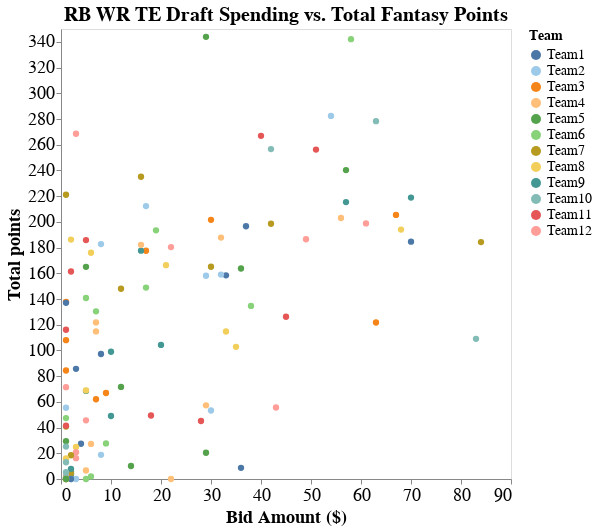

Notebook cell for this chart:
### Markdown cell above
This is a scatterplot of Draft Auction Spending (x-axis) versus Total (Fantasy) Points (y-axis) on the whole 17 week season. Players in the upper left of the plot represent low cost, high value "draft steals", and players in the lower right of the plot represent high cost, low value "busts".

Hover your cursor over the datapoint to learn more about the player, who drafted them, at what price, and their stint on the respective team that drafted them. The stint is the specific weeks in which the player was rostered on the fantasy team, but not necessarily started.

Looking at the upper left part of the scatterplot, we see that Cooper Kupp, Ja'Marr Chase, and Leonard Fournette were huge steals in the draft. The biggest busts were Christian McCaffrey and Saquon Barkley.

### Code cell
chart

### Figure 1 — Vega-Lite specification as saved in the notebook (floating-point values rounded to 4 significant figures)
{"config": {"view": {"continuousWidth": 400, "continuousHeight": 300}, "axis": {"labelFontSize": 18, "titleFontSize": 18}, "legend": {"labelFontSize": 14, "titleFontSize": 14}, "title": {"fontSize": 20}}, "data": {"name": "data-5f46aa601d0e5045f79a2876f4592bba"}, "mark": {"type": "circle", "size": 40}, "encoding": {"color": {"condition": {"type": "nominal", "field": "Team", "scale": {"scheme": "tableau20"}, "sort": ["Team1", "Team2", "Team3", "Team4", "Team5", "Team6", "Team7", "Team8", "Team9", "Team10", "Team11", "Team12"], "selection": "selector010"}, "value": "lightgray"}, "opacity": {"condition": {"value": 1, "selection": "selector010"}, "value": 0.1}, "tooltip": [{"type": "nominal", "field": "Player-info"}, {"type": "nominal", "field": "Team"}, {"type": "quantitative", "field": "Bid Amount ($)"}, {"type": "quantitative", "field": "Total points"}, {"type": "nominal", "field": "Stint (wks)"}], "x": {"type": "quantitative", "axis": {"grid": false}, "field": "Bid Amount ($)"}, "y": {"type": "quantitative", "axis": {"grid": false}, "field": "Total points"}}, "height": 450, "selection": {"selector010": {"type": "multi", "fields": ["Team"], "bind": "legend"}}, "title": "RB WR TE Draft Spending vs. Total Fantasy Points", "width": 450, "$schema": "https://vega.github.io/schema/vega-lite/v4.8.1.json", "datasets": {"data-5f46aa601d0e5045f79a2876f4592bba": [{"Player": "Derrick Henry", "Position": "RB", "Team": "Team7", "ProTeam": "TEN", "Action": "DRAFT", "Bid Amount ($)": 84, "Stint (wks)": [1, 2, 3, 4, 5, 6, 7, 8], "Total points": 184.3, "Player-info": "Derrick Henry, RB (TEN)"}, {"Player": "Christian McCaffrey", "Position": "RB", "Team": "Team10", "ProTeam": "CAR", "Action": "DRAFT", "Bid Amount ($)": 83, "Stint (wks)": [1, 2, 3, 4, 5, 6, 7, 8, 9, 10, 11, 12], "Total points": 109.0, "Player-info": "Christian McCaffrey, RB (CAR)"}, {"Player": "Ezekiel Elliott", "Position": "RB", "Team": "Team9", "ProTeam": "DAL", "Action": "DRAFT", "Bid Amount ($)": 70, "Stint (wks)": [1, 2, 3, 4, 5, 6, 8, 9, 10, 11, 12, 13, 14, 15, 16, 17, 18, 19], "Total points": 218.9, "Player-info": "Ezekiel Elliott, RB (DAL)"}, {"Player": "Dalvin Cook", "Position": "RB", "Team": "Team1", "ProTeam": "MIN", "Action": "DRAFT", "Bid Amount ($)": 70, "Stint (wks)": [1, 2, 3, 4, 5, 6, 8, 9, 10, 11, 12, 13, 14, 15, 16, 17, 18], "Total points": 184.6, "Player-info": "Dalvin Cook, RB (MIN)"}, {"Player": "Alvin Kamara", "Position": "RB", "Team": "Team8", "ProTeam": "NO", "Action": "DRAFT", "Bid Amount ($)": 68, "Stint (wks)": [1, 2, 3, 4, 5, 7, 8, 9, 10, 11, 12, 13, 14, 15, 16, 17, 18], "Total points": 194.0, "Player-info": "Alvin Kamara, RB (NO)"}, {"Player": "Travis Kelce", "Position": "TE", "Team": "Team3", "ProTeam": "KC", "Action": "DRAFT", "Bid Amount ($)": 67, "Stint (wks)": [1, 2, 3, 4, 5, 6, 7, 8, 9, 10, 11, 13, 14, 15, 16, 17, 18, 19, 20, 21], "Total points": 205.4, "Player-info": "Travis Kelce, TE (KC)"}, {"Player": "Saquon Barkley", "Position": "RB", "Team": "Team3", "ProTeam": "NYG", "Action": "DRAFT", "Bid Amount ($)": 63, "Stint (wks)": [1, 2, 3, 4, 5, 6, 7, 8, 9, 11, 12, 13, 14, 15, 16, 17, 18], "Total points": 121.7, "Player-info": "Saquon Barkley, RB (NYG)"}, {"Player": "Davante Adams", "Position": "WR", "Team": "Team10", "ProTeam": "GB", "Action": "DRAFT", "Bid Amount ($)": 63, "Stint (wks)": [1, 2, 3, 4, 5, 6, 7, 8, 9, 10, 11, 12, 14, 15, 16, 17, 18, 20], "Total points": 278.3, "Player-info": "Davante Adams, WR (GB)"}, {"Player": "Nick Chubb", "Position": "RB", "Team": "Team12", "ProTeam": "CLE", "Action": "DRAFT", "Bid Amount ($)": 61, "Stint (wks)": [1, 2, 3, 4, 5, 6, 7, 8, 9, 10, 11, 12, 14, 15, 16, 17, 18], "Total points": 198.8, "Player-info": "Nick Chubb, RB (CLE)"}, {"Player": "Jonathan Taylor", "Position": "RB", "Team": "Team6", "ProTeam": "IND", "Action": "DRAFT", "Bid Amount ($)": 58, "Stint (wks)": [1, 2, 3, 4, 5, 6, 7, 8, 9, 10, 11, 12, 13, 15, 16, 17, 18], "Total points": 342.1, "Player-info": "Jonathan Taylor, RB (IND)"}, {"Player": "Tyreek Hill", "Position": "WR", "Team": "Team5", "ProTeam": "KC", "Action": "DRAFT", "Bid Amount ($)": 57, "Stint (wks)": [1, 2, 3, 4, 5, 6, 7, 8, 9, 10, 11, 13, 14, 15, 16, 17, 18, 19, 20, 21], "Total points": 240.3, "Player-info": "Tyreek Hill, WR (KC)"}, {"Player": "Stefon Diggs", "Position": "WR", "Team": "Team9", "ProTeam": "BUF", "Action": "DRAFT", "Bid Amount ($)": 57, "Stint (wks)": [1, 2, 3, 4, 5, 6, 8, 9, 10, 11, 12, 13, 14, 15, 16, 17, 18, 19, 20], "Total points": 215.4, "Player-info": "Stefon Diggs, WR (BUF)"}, {"Player": "Aaron Jones", "Position": "RB", "Team": "Team4", "ProTeam": "GB", "Action": "DRAFT", "Bid Amount ($)": 56, "Stint (wks)": [1, 2, 3, 4, 5, 6, 7, 8, 9, 10, 11, 12, 14, 15, 16, 17, 18, 20], "Total points": 203.0, "Player-info": "Aaron Jones, RB (GB)"}, {"Player": "Austin Ekeler", "Position": "RB", "Team": "Team2", "ProTeam": "LAC", "Action": "DRAFT", "Bid Amount ($)": 54, "Stint (wks)": [1, 2, 3, 4, 5, 6, 8, 9, 10, 11, 12, 13, 14, 15, 16, 17, 18], "Total points": 282.4, "Player-info": "Austin Ekeler, RB (LAC)"}, {"Player": "Najee Harris", "Position": "RB", "Team": "Team11", "ProTeam": "PIT", "Action": "DRAFT", "Bid Amount ($)": 51, "Stint (wks)": [1, 2, 3, 4, 5, 6, 8, 9, 10, 11, 12, 13, 14, 15, 16, 17, 18, 19], "Total points": 256.2, "Player-info": "Najee Harris, RB (PIT)"}, {"Player": "Antonio Gibson", "Position": "RB", "Team": "Team12", "ProTeam": "WSH", "Action": "DRAFT", "Bid Amount ($)": 49, "Stint (wks)": [1, 2, 3, 4, 5, 6, 7, 8, 10, 11, 12, 13, 14, 15, 16, 17, 18], "Total points": 186.5, "Player-info": "Antonio Gibson, RB (WSH)"}, {"Player": "DeAndre Hopkins", "Position": "WR", "Team": "Team11", "ProTeam": "ARI", "Action": "DRAFT", "Bid Amount ($)": 45, "Stint (wks)": [1, 2, 3, 4, 5, 6, 7, 8, 9, 10, 11, 13, 14, 15, 16, 17, 18, 19], "Total points": 126.2, "Player-info": "DeAndre Hopkins, WR (ARI)"}, {"Player": "Calvin Ridley", "Position": "WR", "Team": "Team12", "ProTeam": "ATL", "Action": "DRAFT", "Bid Amount ($)": 43, "Stint (wks)": [1, 2, 3, 4, 5, 7, 8, 9, 10, 11, 12, 13], "Total points": 55.6, "Player-info": "Calvin Ridley, WR (ATL)"}, {"Player": "Justin Jefferson", "Position": "WR", "Team": "Team10", "ProTeam": "MIN", "Action": "DRAFT", "Bid Amount ($)": 42, "Stint (wks)": [1, 2, 3, 4, 5, 6, 8, 9, 10, 11, 12, 13, 14, 15, 16, 17, 18], "Total points": 256.6, "Player-info": "Justin Jefferson, WR (MIN)"}, {"Player": "DK Metcalf", "Position": "WR", "Team": "Team7", "ProTeam": "SEA", "Action": "DRAFT", "Bid Amount ($)": 42, "Stint (wks)": [1, 2, 3, 4, 5, 6, 7, 8, 10, 11, 12, 13, 14, 15, 16, 17, 18], "Total points": 198.5, "Player-info": "DK Metcalf, WR (SEA)"}, {"Player": "Joe Mixon", "Position": "RB", "Team": "Team11", "ProTeam": "CIN", "Action": "DRAFT", "Bid Amount ($)": 40, "Stint (wks)": [1, 2, 3, 4, 5, 6, 7, 8, 9, 11, 12, 13, 14, 15, 16, 17, 18, 19, 20, 21, 22], "Total points": 266.9, "Player-info": "Joe Mixon, RB (CIN)"}, {"Player": "A.J. Brown", "Position": "WR", "Team": "Team6", "ProTeam": "TEN", "Action": "DRAFT", "Bid Amount ($)": 38, "Stint (wks)": [1, 2, 3, 4, 5, 6, 7, 8, 9, 10, 11, 12, 14, 15, 16, 17, 18, 20], "Total points": 134.6, "Player-info": "A.J. Brown, WR (TEN)"}, {"Player": "Keenan Allen", "Position": "WR", "Team": "Team1", "ProTeam": "LAC", "Action": "DRAFT", "Bid Amount ($)": 37, "Stint (wks)": [1, 2, 3, 4, 5, 6, 8, 9, 10, 11, 12, 13, 14, 15, 16, 17, 18], "Total points": 196.6, "Player-info": "Keenan Allen, WR (LAC)"}, {"Player": "Terry McLaurin", "Position": "WR", "Team": "Team5", "ProTeam": "WSH", "Action": "DRAFT", "Bid Amount ($)": 36, "Stint (wks)": [1, 2, 3, 4, 5, 6, 7, 8, 10, 11, 12, 13, 14, 15, 16, 17, 18], "Total points": 163.7, "Player-info": "Terry McLaurin, WR (WSH)"}, {"Player": "Clyde Edwards-Helaire", "Position": "RB", "Team": "Team1", "ProTeam": "KC", "Action": "DRAFT", "Bid Amount ($)": 36, "Stint (wks)": [1], "Total points": 8.7, "Player-info": "Clyde Edwards-Helaire, RB (KC)"}, {"Player": "Darren Waller", "Position": "TE", "Team": "Team8", "ProTeam": "OAK", "Action": "DRAFT", "Bid Amount ($)": 35, "Stint (wks)": [1, 2, 3, 4, 5, 6, 7, 9, 10, 11, 12, 13, 14, 15, 16, 17, 18, 19], "Total points": 102.8, "Player-info": "Darren Waller, TE (OAK)"}, {"Player": "Robert Woods", "Position": "WR", "Team": "Team8", "ProTeam": "LAR", "Action": "DRAFT", "Bid Amount ($)": 33, "Stint (wks)": [1, 2, 3, 4, 5, 6, 7, 8, 9, 10], "Total points": 114.7, "Player-info": "Robert Woods, WR (LAR)"}, {"Player": "James Robinson", "Position": "RB", "Team": "Team1", "ProTeam": "JAX", "Action": "DRAFT", "Bid Amount ($)": 33, "Stint (wks)": [1, 2, 3, 4, 5, 6, 8, 9, 10, 11, 12, 13, 14, 15, 16, 17, 18], "Total points": 158.4, "Player-info": "James Robinson, RB (JAX)"}, {"Player": "George Kittle", "Position": "TE", "Team": "Team2", "ProTeam": "SF", "Action": "DRAFT", "Bid Amount ($)": 32, "Stint (wks)": [1, 2, 3, 4, 5, 7, 8, 9, 10, 11, 12, 13, 14, 15, 16, 17, 18, 19, 20, 21], "Total points": 159.0, "Player-info": "George Kittle, TE (SF)"}, {"Player": "CeeDee Lamb", "Position": "WR", "Team": "Team4", "ProTeam": "DAL", "Action": "DRAFT", "Bid Amount ($)": 32, "Stint (wks)": [1, 2, 3, 4, 5, 6, 8, 9, 10, 11, 12, 13, 14, 15, 16, 17, 18, 19], "Total points": 187.8, "Player-info": "CeeDee Lamb, WR (DAL)"}, {"Player": "David Montgomery", "Position": "RB", "Team": "Team7", "ProTeam": "CHI", "Action": "DRAFT", "Bid Amount ($)": 30, "Stint (wks)": [1, 2, 3, 4, 5, 6, 7, 8, 9, 11, 12, 13, 14, 15, 16, 17, 18], "Total points": 165.1, "Player-info": "David Montgomery, RB (CHI)"}, {"Player": "Mike Evans", "Position": "WR", "Team": "Team3", "ProTeam": "TB", "Action": "DRAFT", "Bid Amount ($)": 30, "Stint (wks)": [1, 2, 3, 4, 5, 6, 7, 8, 10, 11, 12, 13, 14, 15, 16, 17, 18, 19, 20], "Total points": 201.6, "Player-info": "Mike Evans, WR (TB)"}, {"Player": "Miles Sanders", "Position": "RB", "Team": "Team2", "ProTeam": "PHI", "Action": "DRAFT", "Bid Amount ($)": 30, "Stint (wks)": [1, 2, 3, 4, 5, 6, 7], "Total points": 53.3, "Player-info": "Miles Sanders, RB (PHI)"}, {"Player": "Cooper Kupp", "Position": "WR", "Team": "Team5", "ProTeam": "LAR", "Action": "DRAFT", "Bid Amount ($)": 29, "Stint (wks)": [1, 2, 3, 4, 5, 6, 7, 8, 9, 10, 12, 13, 14, 15, 16, 17, 18, 19, 20, 21, 22], "Total points": 343.9, "Player-info": "Cooper Kupp, WR (LAR)"}, {"Player": "D'Andre Swift", "Position": "RB", "Team": "Team5", "ProTeam": "DET", "Action": "DRAFT", "Bid Amount ($)": 29, "Stint (wks)": [1], "Total points": 20.4, "Player-info": "D'Andre Swift, RB (DET)"}, {"Player": "Allen Robinson II", "Position": "WR", "Team": "Team4", "ProTeam": "CHI", "Action": "DRAFT", "Bid Amount ($)": 29, "Stint (wks)": [1, 2, 3, 4, 5, 6, 7, 8, 9, 11, 12, 13, 14], "Total points": 57.3, "Player-info": "Allen Robinson II, WR (CHI)"}, {"Player": "Amari Cooper", "Position": "WR", "Team": "Team2", "ProTeam": "DAL", "Action": "DRAFT", "Bid Amount ($)": 29, "Stint (wks)": [1, 2, 3, 4, 5, 6, 8, 9, 10, 11, 12, 13, 14, 15, 16, 17, 18, 19], "Total points": 158.1, "Player-info": "Amari Cooper, WR (DAL)"}, {"Player": "Chris Carson", "Position": "RB", "Team": "Team11", "ProTeam": "SEA", "Action": "DRAFT", "Bid Amount ($)": 28, "Stint (wks)": [1, 2, 3, 4, 5, 6, 7, 8, 10, 11], "Total points": 45.1, "Player-info": "Chris Carson, RB (SEA)"}, {"Player": "Tyler Lockett", "Position": "WR", "Team": "Team12", "ProTeam": "SEA", "Action": "DRAFT", "Bid Amount ($)": 22, "Stint (wks)": [1, 2, 3, 4, 5, 6, 7, 8, 10, 11, 12, 13, 14, 15, 16, 17, 18], "Total points": 180.4, "Player-info": "Tyler Lockett, WR (SEA)"}, {"Player": "Gus Edwards", "Position": "RB", "Team": "Team4", "ProTeam": "BAL", "Action": "DRAFT", "Bid Amount ($)": 22, "Stint (wks)": [1, 2, 3], "Total points": 0.0, "Player-info": "Gus Edwards, RB (BAL)"}, {"Player": "Adam Thielen", "Position": "WR", "Team": "Team8", "ProTeam": "MIN", "Action": "DRAFT", "Bid Amount ($)": 21, "Stint (wks)": [1, 2, 3, 4, 5, 6, 8, 9, 10, 11, 12, 13, 14, 15, 16, 17, 18], "Total points": 166.3, "Player-info": "Adam Thielen, WR (MIN)"}, {"Player": "Odell Beckham Jr.", "Position": "WR", "Team": "Team9", "ProTeam": "LAR", "Action": "DRAFT", "Bid Amount ($)": 20, "Stint (wks)": [1, 2, 3, 4, 5, 6, 7, 8, 9, 10, 12, 13, 14, 15, 16, 17, 18, 19, 20, 21, 22], "Total points": 104.3, "Player-info": "Odell Beckham Jr., WR (LAR)"}, {"Player": "Chris Godwin", "Position": "WR", "Team": "Team6", "ProTeam": "TB", "Action": "DRAFT", "Bid Amount ($)": 19, "Stint (wks)": [1, 2, 3, 4, 5, 6, 7, 8, 10, 11, 12, 13, 14, 15, 16, 17, 18, 19, 20], "Total points": 193.4, "Player-info": "Chris Godwin, WR (TB)"}, {"Player": "Julio Jones", "Position": "WR", "Team": "Team11", "ProTeam": "TEN", "Action": "DRAFT", "Bid Amount ($)": 18, "Stint (wks)": [1, 2, 3, 4, 5, 6, 7, 8, 9, 10, 11, 12, 14, 15], "Total points": 49.4, "Player-info": "Julio Jones, WR (TEN)"}, {"Player": "DJ Moore", "Position": "WR", "Team": "Team3", "ProTeam": "CAR", "Action": "DRAFT", "Bid Amount ($)": 17, "Stint (wks)": [1, 2, 3, 4, 5, 6, 7, 8, 9, 10, 11, 12, 14, 15, 16, 17, 18], "Total points": 177.5, "Player-info": "DJ Moore, WR (CAR)"}, {"Player": "Diontae Johnson", "Position": "WR", "Team": "Team2", "ProTeam": "PIT", "Action": "DRAFT", "Bid Amount ($)": 17, "Stint (wks)": [1, 2, 3, 4, 5, 6, 8, 9, 10, 11, 12, 13, 14, 15, 16, 17, 18, 19], "Total points": 212.3, "Player-info": "Diontae Johnson, WR (PIT)"}, {"Player": "Darrell Henderson Jr.", "Position": "RB", "Team": "Team6", "ProTeam": "LAR", "Action": "DRAFT", "Bid Amount ($)": 17, "Stint (wks)": [1, 2, 3, 4, 5, 6, 7, 8, 9, 10, 12, 13, 14, 15, 16, 17, 18, 19, 20, 21, 22], "Total points": 148.9, "Player-info": "Darrell Henderson Jr., RB (LAR)"}, {"Player": "Josh Jacobs", "Position": "RB", "Team": "Team9", "ProTeam": "OAK", "Action": "DRAFT", "Bid Amount ($)": 16, "Stint (wks)": [1, 2, 3, 4, 5, 6, 7, 9, 10, 11, 12, 13, 14, 15, 16, 17, 18, 19], "Total points": 177.6, "Player-info": "Josh Jacobs, RB (OAK)"}, {"Player": "Mark Andrews", "Position": "TE", "Team": "Team7", "ProTeam": "BAL", "Action": "DRAFT", "Bid Amount ($)": 16, "Stint (wks)": [1, 2, 3, 4, 5, 6, 7, 9, 10, 11, 12, 13, 14, 15, 16, 17, 18], "Total points": 235.1, "Player-info": "Mark Andrews, TE (BAL)"}, {"Player": "Tee Higgins", "Position": "WR", "Team": "Team4", "ProTeam": "CIN", "Action": "DRAFT", "Bid Amount ($)": 16, "Stint (wks)": [1, 2, 3, 4, 5, 6, 7, 8, 9, 11, 12, 13, 14, 15, 16, 17, 18, 19, 20, 21, 22], "Total points": 182.1, "Player-info": "Tee Higgins, WR (CIN)"}, {"Player": "Myles Gaskin", "Position": "RB", "Team": "Team5", "ProTeam": "MIA", "Action": "DRAFT", "Bid Amount ($)": 14, "Stint (wks)": [1], "Total points": 10.1, "Player-info": "Myles Gaskin, RB (MIA)"}, {"Player": "DeVonta Smith", "Position": "WR", "Team": "Team7", "ProTeam": "PHI", "Action": "DRAFT", "Bid Amount ($)": 12, "Stint (wks)": [1, 2, 3, 4, 5, 6, 7, 8, 9, 10, 11, 12, 13, 15, 16, 17, 18, 19], "Total points": 148.0, "Player-info": "DeVonta Smith, WR (PHI)"}, {"Player": "Mike Davis", "Position": "RB", "Team": "Team5", "ProTeam": "ATL", "Action": "DRAFT", "Bid Amount ($)": 12, "Stint (wks)": [1, 2, 3, 4, 5, 7, 8, 9, 10, 11, 12], "Total points": 71.6, "Player-info": "Mike Davis, RB (ATL)"}, {"Player": "Kareem Hunt", "Position": "RB", "Team": "Team9", "ProTeam": "CLE", "Action": "DRAFT", "Bid Amount ($)": 10, "Stint (wks)": [1, 2, 3, 4, 5, 6, 7, 8, 9, 10, 11, 12, 14, 15, 16, 17, 18], "Total points": 99.0, "Player-info": "Kareem Hunt, RB (CLE)"}, {"Player": "Tyler Boyd", "Position": "WR", "Team": "Team9", "ProTeam": "CIN", "Action": "DRAFT", "Bid Amount ($)": 10, "Stint (wks)": [1, 2, 3, 4, 5, 6], "Total points": 49.0, "Player-info": "Tyler Boyd, WR (CIN)"}, {"Player": "Logan Thomas", "Position": "TE", "Team": "Team6", "ProTeam": "WSH", "Action": "DRAFT", "Bid Amount ($)": 9, "Stint (wks)": [1, 2, 3, 4, 5], "Total points": 27.7, "Player-info": "Logan Thomas, TE (WSH)"}, {"Player": "Kenny Golladay", "Position": "WR", "Team": "Team3", "ProTeam": "NYG", "Action": "DRAFT", "Bid Amount ($)": 9, "Stint (wks)": [1, 2, 3, 4, 5, 6, 7, 8, 9, 11, 12, 13, 14, 15, 16, 17, 18], "Total points": 66.9, "Player-info": "Kenny Golladay, WR (NYG)"}, {"Player": "Robby Anderson", "Position": "WR", "Team": "Team2", "ProTeam": "CAR", "Action": "DRAFT", "Bid Amount ($)": 8, "Stint (wks)": [1, 2, 3], "Total points": 18.8, "Player-info": "Robby Anderson, WR (CAR)"}, {"Player": "Courtland Sutton", "Position": "WR", "Team": "Team1", "ProTeam": "DEN", "Action": "DRAFT", "Bid Amount ($)": 8, "Stint (wks)": [1, 2, 3, 4, 5, 6, 7, 8, 9, 10], "Total points": 97.2, "Player-info": "Courtland Sutton, WR (DEN)"}, {"Player": "Brandin Cooks", "Position": "WR", "Team": "Team2", "ProTeam": "HOU", "Action": "DRAFT", "Bid Amount ($)": 8, "Stint (wks)": [1, 2, 3, 4, 5, 6, 7, 8, 9, 11, 12, 13, 14, 15, 16, 17, 18], "Total points": 182.7, "Player-info": "Brandin Cooks, WR (HOU)"}, {"Player": "Chase Edmonds", "Position": "RB", "Team": "Team4", "ProTeam": "ARI", "Action": "DRAFT", "Bid Amount ($)": 7, "Stint (wks)": [1, 2, 3, 4, 5, 6, 7, 8, 9, 10, 11, 13, 14, 15, 16, 17, 18, 19], "Total points": 121.8, "Player-info": "Chase Edmonds, RB (ARI)"}, {"Player": "Sony Michel", "Position": "RB", "Team": "Team6", "ProTeam": "LAR", "Action": "DRAFT", "Bid Amount ($)": 7, "Stint (wks)": [1, 2, 3, 4, 5, 6, 7, 8, 9, 10, 12, 13, 14, 15, 16, 17, 18, 19, 20, 21, 22], "Total points": 130.4, "Player-info": "Sony Michel, RB (LAR)"}, {"Player": "T.J. Hockenson", "Position": "TE", "Team": "Team4", "ProTeam": "DET", "Action": "DRAFT", "Bid Amount ($)": 7, "Stint (wks)": [1, 2, 3, 4, 5, 6, 7, 8, 10, 11, 12, 13, 14, 15, 16, 17, 18], "Total points": 114.8, "Player-info": "T.J. Hockenson, TE (DET)"}, {"Player": "Jerry Jeudy", "Position": "WR", "Team": "Team3", "ProTeam": "DEN", "Action": "DRAFT", "Bid Amount ($)": 7, "Stint (wks)": [1, 2, 3, 4, 5, 6, 7, 8, 9, 10, 12, 13, 14, 15, 16, 17, 18], "Total points": 62.0, "Player-info": "Jerry Jeudy, WR (DEN)"}, {"Player": "JuJu Smith-Schuster", "Position": "WR", "Team": "Team4", "ProTeam": "PIT", "Action": "DRAFT", "Bid Amount ($)": 6, "Stint (wks)": [1, 2, 3, 4, 5], "Total points": 27.3, "Player-info": "JuJu Smith-Schuster, WR (PIT)"}, {"Player": "Raheem Mostert", "Position": "RB", "Team": "Team6", "ProTeam": "SF", "Action": "DRAFT", "Bid Amount ($)": 6, "Stint (wks)": [1], "Total points": 2.0, "Player-info": "Raheem Mostert, RB (SF)"}, {"Player": "Javonte Williams", "Position": "RB", "Team": "Team8", "ProTeam": "DEN", "Action": "DRAFT", "Bid Amount ($)": 6, "Stint (wks)": [1, 2, 3, 4, 5, 6, 7, 8, 9, 10, 12, 13, 14, 15, 16, 17, 18], "Total points": 176.0, "Player-info": "Javonte Williams, RB (DEN)"}, {"Player": "William Fuller V", "Position": "WR", "Team": "Team4", "ProTeam": "MIA", "Action": "DRAFT", "Bid Amount ($)": 5, "Stint (wks)": [1, 2, 3, 4], "Total points": 6.6, "Player-info": "William Fuller V, WR (MIA)"}, {"Player": "Laviska Shenault Jr.", "Position": "WR", "Team": "Team12", "ProTeam": "JAX", "Action": "DRAFT", "Bid Amount ($)": 5, "Stint (wks)": [1, 2, 3, 4, 5, 6], "Total points": 45.6, "Player-info": "Laviska Shenault Jr., WR (JAX)"}, {"Player": "Damien Harris", "Position": "RB", "Team": "Team11", "ProTeam": "NE", "Action": "DRAFT", "Bid Amount ($)": 5, "Stint (wks)": [1, 2, 3, 4, 5, 6, 7, 8, 9, 10, 11, 12, 13, 15, 16, 17, 18, 19], "Total points": 185.8, "Player-info": "Damien Harris, RB (NE)"}, {"Player": "Noah Fant", "Position": "TE", "Team": "Team9", "ProTeam": "DEN", "Action": "DRAFT", "Bid Amount ($)": 5, "Stint (wks)": [1, 2, 3, 4, 5, 6, 7, 8], "Total points": 68.5, "Player-info": "Noah Fant, TE (DEN)"}, {"Player": "Chase Claypool", "Position": "WR", "Team": "Team8", "ProTeam": "PIT", "Action": "DRAFT", "Bid Amount ($)": 5, "Stint (wks)": [1, 2, 3, 4, 5, 6, 8, 9, 10], "Total points": 68.9, "Player-info": "Chase Claypool, WR (PIT)"}, {"Player": "Melvin Gordon III", "Position": "RB", "Team": "Team5", "ProTeam": "DEN", "Action": "DRAFT", "Bid Amount ($)": 5, "Stint (wks)": [1, 2, 3, 4, 5, 6, 7, 8, 9, 10, 12, 13, 14, 15, 16, 17, 18], "Total points": 165.0, "Player-info": "Melvin Gordon III, RB (DEN)"}, {"Player": "Michael Thomas", "Position": "WR", "Team": "Team6", "ProTeam": "NO", "Action": "DRAFT", "Bid Amount ($)": 5, "Stint (wks)": [1, 2, 3, 4, 5, 7, 8], "Total points": 0.0, "Player-info": "Michael Thomas, WR (NO)"}, {"Player": "Kyle Pitts", "Position": "TE", "Team": "Team6", "ProTeam": "ATL", "Action": "DRAFT", "Bid Amount ($)": 5, "Stint (wks)": [1, 2, 3, 4, 5, 7, 8, 9, 10, 11, 12, 13, 14, 15, 16, 17, 18], "Total points": 140.8, "Player-info": "Kyle Pitts, TE (ATL)"}, {"Player": "Deebo Samuel", "Position": "WR", "Team": "Team1", "ProTeam": "SF", "Action": "DRAFT", "Bid Amount ($)": 4, "Stint (wks)": [1], "Total points": 27.4, "Player-info": "Deebo Samuel, WR (SF)"}, {"Player": "Jarvis Landry", "Position": "WR", "Team": "Team2", "ProTeam": "CLE", "Action": "DRAFT", "Bid Amount ($)": 3, "Stint (wks)": [], "Total points": 0.0, "Player-info": "Jarvis Landry, WR (CLE)"}, {"Player": "Kenyan Drake", "Position": "RB", "Team": "Team8", "ProTeam": "OAK", "Action": "DRAFT", "Bid Amount ($)": 3, "Stint (wks)": [1, 2, 3, 4], "Total points": 24.9, "Player-info": "Kenyan Drake, RB (OAK)"}, {"Player": "Trey Sermon", "Position": "RB", "Team": "Team12", "ProTeam": "SF", "Action": "DRAFT", "Bid Amount ($)": 3, "Stint (wks)": [1, 2, 3, 4, 5], "Total points": 20.8, "Player-info": "Trey Sermon, RB (SF)"}, {"Player": "Corey Davis", "Position": "WR", "Team": "Team1", "ProTeam": "NYJ", "Action": "DRAFT", "Bid Amount ($)": 3, "Stint (wks)": [1, 2, 3, 4, 5, 7, 8, 9, 10, 11, 12], "Total points": 85.7, "Player-info": "Corey Davis, WR (NYJ)"}, {"Player": "Michael Carter", "Position": "RB", "Team": "Team12", "ProTeam": "NYJ", "Action": "DRAFT", "Bid Amount ($)": 3, "Stint (wks)": [1, 2, 3], "Total points": 16.2, "Player-info": "Michael Carter, RB (NYJ)"}, {"Player": "Ja'Marr Chase", "Position": "WR", "Team": "Team12", "ProTeam": "CIN", "Action": "DRAFT", "Bid Amount ($)": 3, "Stint (wks)": [1, 2, 3, 4, 5, 6, 7, 8, 9, 11, 12, 13, 14, 15, 16, 17, 18, 19, 20, 21, 22], "Total points": 268.5, "Player-info": "Ja'Marr Chase, WR (CIN)"}, {"Player": "Michael Gallup", "Position": "WR", "Team": "Team9", "ProTeam": "DAL", "Action": "DRAFT", "Bid Amount ($)": 2, "Stint (wks)": [1], "Total points": 5.6, "Player-info": "Michael Gallup, WR (DAL)"}, {"Player": "DJ Chark Jr.", "Position": "WR", "Team": "Team7", "ProTeam": "JAX", "Action": "DRAFT", "Bid Amount ($)": 2, "Stint (wks)": [1, 2], "Total points": 18.5, "Player-info": "DJ Chark Jr., WR (JAX)"}, {"Player": "Ronald Jones II", "Position": "RB", "Team": "Team9", "ProTeam": "TB", "Action": "DRAFT", "Bid Amount ($)": 2, "Stint (wks)": [1, 2], "Total points": 3.5, "Player-info": "Ronald Jones II, RB (TB)"}, {"Player": "Michael Pittman Jr.", "Position": "WR", "Team": "Team7", "ProTeam": "IND", "Action": "DRAFT", "Bid Amount ($)": 2, "Stint (wks)": [1], "Total points": 4.4, "Player-info": "Michael Pittman Jr., WR (IND)"}, {"Player": "James Conner", "Position": "RB", "Team": "Team9", "ProTeam": "ARI", "Action": "DRAFT", "Bid Amount ($)": 2, "Stint (wks)": [1, 2], "Total points": 7.9, "Player-info": "James Conner, RB (ARI)"}, {"Player": "Marquise Brown", "Position": "WR", "Team": "Team2", "ProTeam": "BAL", "Action": "DRAFT", "Bid Amount ($)": 2, "Stint (wks)": [], "Total points": 0.0, "Player-info": "Marquise Brown, WR (BAL)"}, {"Player": "Marvin Jones Jr.", "Position": "WR", "Team": "Team1", "ProTeam": "JAX", "Action": "DRAFT", "Bid Amount ($)": 2, "Stint (wks)": [], "Total points": 0.0, "Player-info": "Marvin Jones Jr., WR (JAX)"}, {"Player": "AJ Dillon", "Position": "RB", "Team": "Team11", "ProTeam": "GB", "Action": "DRAFT", "Bid Amount ($)": 2, "Stint (wks)": [1, 2, 3, 4, 5, 6, 7, 8, 9, 10, 11, 12, 14, 15, 16, 17, 18, 20], "Total points": 161.4, "Player-info": "AJ Dillon, RB (GB)"}, {"Player": "Mike Williams", "Position": "WR", "Team": "Team8", "ProTeam": "LAC", "Action": "DRAFT", "Bid Amount ($)": 2, "Stint (wks)": [1, 2, 3, 4, 5, 6, 8, 9, 10, 11, 12, 13, 14, 15, 16, 17, 18], "Total points": 186.2, "Player-info": "Mike Williams, WR (LAC)"}, {"Player": "Cole Beasley", "Position": "WR", "Team": "Team3", "ProTeam": "BUF", "Action": "DRAFT", "Bid Amount ($)": 1, "Stint (wks)": [1, 2, 3, 4, 5, 6, 8, 9, 10, 11, 12, 13, 14, 15], "Total points": 108.0, "Player-info": "Cole Beasley, WR (BUF)"}, {"Player": "Mecole Hardman", "Position": "WR", "Team": "Team12", "ProTeam": "KC", "Action": "DRAFT", "Bid Amount ($)": 1, "Stint (wks)": [1], "Total points": 3.4, "Player-info": "Mecole Hardman, WR (KC)"}, {"Player": "Jakobi Meyers", "Position": "WR", "Team": "Team3", "ProTeam": "NE", "Action": "DRAFT", "Bid Amount ($)": 1, "Stint (wks)": [1, 2, 3, 4, 5, 6, 7, 8, 9, 10, 11, 12, 13, 15, 16, 17, 18, 19], "Total points": 137.8, "Player-info": "Jakobi Meyers, WR (NE)"}, {"Player": "Chuba Hubbard", "Position": "RB", "Team": "Team10", "ProTeam": "CAR", "Action": "DRAFT", "Bid Amount ($)": 1, "Stint (wks)": [1], "Total points": 1.4, "Player-info": "Chuba Hubbard, RB (CAR)"}, {"Player": "J.D. McKissic", "Position": "RB", "Team": "Team10", "ProTeam": "WSH", "Action": "DRAFT", "Bid Amount ($)": 1, "Stint (wks)": [1], "Total points": 0.8, "Player-info": "J.D. McKissic, RB (WSH)"}, {"Player": "Dallas Goedert", "Position": "TE", "Team": "Team1", "ProTeam": "PHI", "Action": "DRAFT", "Bid Amount ($)": 1, "Stint (wks)": [1, 2, 3, 4, 5, 6, 7, 8, 9, 10, 11, 12, 13, 15, 16, 17, 18, 19], "Total points": 137.0, "Player-info": "Dallas Goedert, TE (PHI)"}, {"Player": "Nyheim Hines", "Position": "RB", "Team": "Team7", "ProTeam": "IND", "Action": "DRAFT", "Bid Amount ($)": 1, "Stint (wks)": [], "Total points": 0.0, "Player-info": "Nyheim Hines, RB (IND)"}, {"Player": "Jamison Crowder", "Position": "WR", "Team": "Team10", "ProTeam": "NYJ", "Action": "DRAFT", "Bid Amount ($)": 1, "Stint (wks)": [1, 2, 3], "Total points": 0.0, "Player-info": "Jamison Crowder, WR (NYJ)"}, {"Player": "Curtis Samuel", "Position": "WR", "Team": "Team3", "ProTeam": "WSH", "Action": "DRAFT", "Bid Amount ($)": 1, "Stint (wks)": [1], "Total points": 0.0, "Player-info": "Curtis Samuel, WR (WSH)"}, {"Player": "Marquez Callaway", "Position": "WR", "Team": "Team11", "ProTeam": "NO", "Action": "DRAFT", "Bid Amount ($)": 1, "Stint (wks)": [1, 2, 3, 4, 5, 7, 8, 9, 10, 11, 12, 13, 14, 15, 16], "Total points": 116.1, "Player-info": "Marquez Callaway, WR (NO)"}, {"Player": "Mike Gesicki", "Position": "TE", "Team": "Team5", "ProTeam": "MIA", "Action": "DRAFT", "Bid Amount ($)": 1, "Stint (wks)": [1], "Total points": 0.0, "Player-info": "Mike Gesicki, TE (MIA)"}, {"Player": "Russell Gage", "Position": "WR", "Team": "Team10", "ProTeam": "ATL", "Action": "DRAFT", "Bid Amount ($)": 1, "Stint (wks)": [1, 2], "Total points": 5.3, "Player-info": "Russell Gage, WR (ATL)"}, {"Player": "Zack Moss", "Position": "RB", "Team": "Team3", "ProTeam": "BUF", "Action": "DRAFT", "Bid Amount ($)": 1, "Stint (wks)": [1, 2, 3, 4, 5, 6, 8, 9, 10, 11, 12, 13, 14, 15], "Total points": 84.4, "Player-info": "Zack Moss, RB (BUF)"}, {"Player": "Ty'Son Williams", "Position": "RB", "Team": "Team5", "ProTeam": "BAL", "Action": "DRAFT", "Bid Amount ($)": 1, "Stint (wks)": [1, 2, 3], "Total points": 29.4, "Player-info": "Ty'Son Williams, RB (BAL)"}, {"Player": "Jaylen Waddle", "Position": "WR", "Team": "Team7", "ProTeam": "MIA", "Action": "DRAFT", "Bid Amount ($)": 1, "Stint (wks)": [1, 2, 3, 4, 5], "Total points": 40.8, "Player-info": "Jaylen Waddle, WR (MIA)"}, {"Player": "Robert Tonyan", "Position": "TE", "Team": "Team11", "ProTeam": "GB", "Action": "DRAFT", "Bid Amount ($)": 1, "Stint (wks)": [1, 2, 3, 4, 5, 6, 7, 8, 9, 10, 11], "Total points": 41.4, "Player-info": "Robert Tonyan, TE (GB)"}, {"Player": "James White", "Position": "RB", "Team": "Team10", "ProTeam": "NE", "Action": "DRAFT", "Bid Amount ($)": 1, "Stint (wks)": [1, 2, 3], "Total points": 25.2, "Player-info": "James White, RB (NE)"}, {"Player": "Devin Singletary", "Position": "RB", "Team": "Team6", "ProTeam": "BUF", "Action": "DRAFT", "Bid Amount ($)": 1, "Stint (wks)": [1, 2, 3, 4, 5, 6], "Total points": 47.4, "Player-info": "Devin Singletary, RB (BUF)"}, {"Player": "Leonard Fournette", "Position": "RB", "Team": "Team7", "ProTeam": "TB", "Action": "DRAFT", "Bid Amount ($)": 1, "Stint (wks)": [1, 2, 3, 4, 5, 6, 7, 8, 10, 11, 12, 13, 14, 15, 16, 17, 18, 19, 20], "Total points": 221.1, "Player-info": "Leonard Fournette, RB (TB)"}, {"Player": "Jamaal Williams", "Position": "RB", "Team": "Team2", "ProTeam": "DET", "Action": "DRAFT", "Bid Amount ($)": 1, "Stint (wks)": [1, 2, 3, 4, 5, 6], "Total points": 55.4, "Player-info": "Jamaal Williams, RB (DET)"}, {"Player": "David Johnson", "Position": "RB", "Team": "Team8", "ProTeam": "HOU", "Action": "DRAFT", "Bid Amount ($)": 1, "Stint (wks)": [1, 2], "Total points": 16.0, "Player-info": "David Johnson, RB (HOU)"}, {"Player": "Jalen Reagor", "Position": "WR", "Team": "Team8", "ProTeam": "PHI", "Action": "DRAFT", "Bid Amount ($)": 1, "Stint (wks)": [1, 2], "Total points": 15.4, "Player-info": "Jalen Reagor, WR (PHI)"}, {"Player": "Jonnu Smith", "Position": "TE", "Team": "Team10", "ProTeam": "NE", "Action": "DRAFT", "Bid Amount ($)": 1, "Stint (wks)": [1, 2, 3], "Total points": 13.0, "Player-info": "Jonnu Smith, TE (NE)"}, {"Player": "Tyler Higbee", "Position": "TE", "Team": "Team12", "ProTeam": "LAR", "Action": "DRAFT", "Bid Amount ($)": 1, "Stint (wks)": [1, 2, 3, 4, 5, 6, 7, 8, 9, 10], "Total points": 71.4, "Player-info": "Tyler Higbee, TE (LAR)"}]}}
